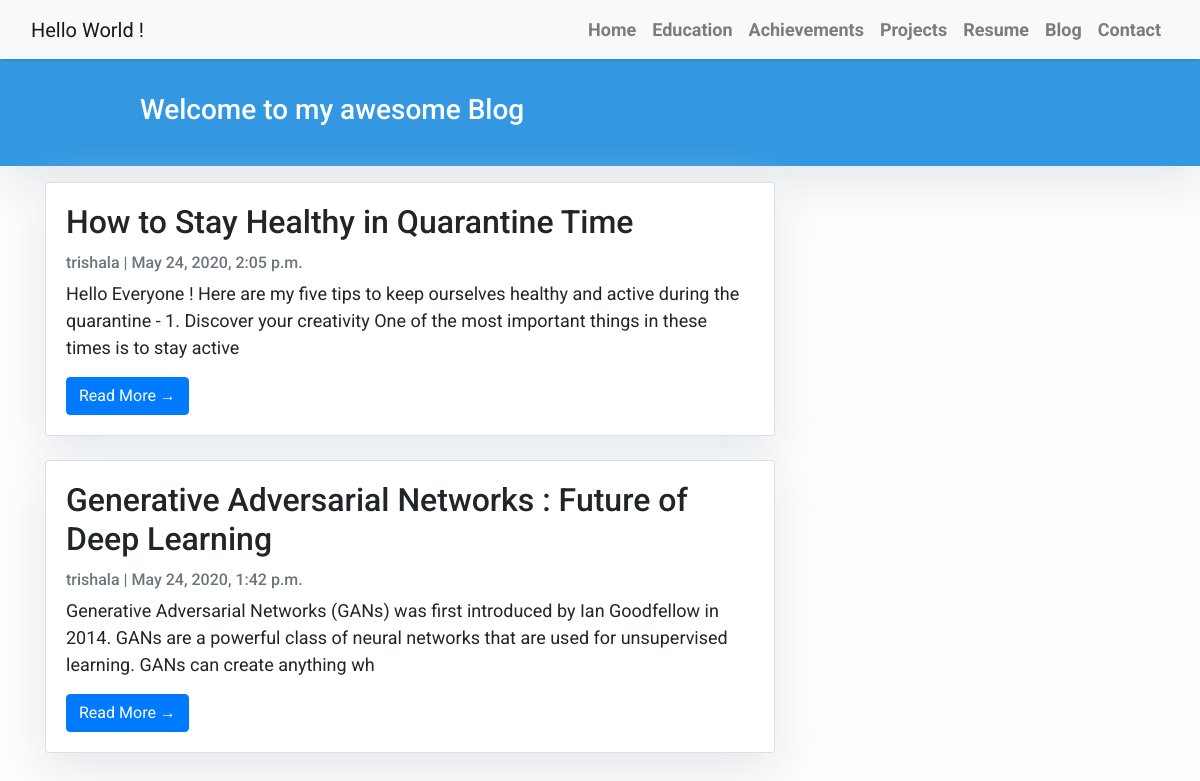
Screenshot of /blog/ with the database file from the repository.
### blog/models.py (models this page shows, shortened)
class Post(models.Model):
    title = models.CharField(max_length=200, unique=True)
    slug = models.SlugField(max_length=200, unique=True)
    author = models.ForeignKey(User, on_delete= models.CASCADE,related_name='blog_posts')
    updated_on = models.DateTimeField(auto_now= True)
    content = models.TextField()
    created_on = models.DateTimeField(auto_now_add=True)
    status = models.IntegerField(choices=STATUS, default=0)
    class Meta:
        ordering = ['-created_on']

### blog/views.py (the view)
# urls.py: path('blog/', views.PostList.as_view(), name='blog'),
class PostList(generic.ListView):
    queryset = Post.objects.filter(status=1).order_by("-created_on")
    template_name = "blog_index.html"
    paginate_by = 3

### templates/blog_index.html (shortened to what this page needs)
{% extends "base.html" %}
 {% block content %}
    <header class="masthead" >
            <div class="overlay">
            <div class="container">
              <div class="row">
                <div class=" col-md-8 col-md-10 mx-auto">
                  <div class="site-heading">
                    <h3 class=" site-heading my-4 mt-3 text-white"> Welcome to my awesome Blog </h3>
                </div>
                    </div>
                  </div>
                </div>
            </div>
              </header>
            <div class="container">
                <div class="row">
              <div class="col-md-8 mt-3 left">
                    {% for post in post_list %}
                <div class="card mb-4" >
                  <div class="card-body">
                    <h2 class="card-title">{{ post.title }}</h2>
                    <p class="card-text text-muted h6">{{ post.author }} | {{ post.created_on}} </p>
                    <p class="card-text">{{post.content|safe|slice:":200" }}</p>
                    <a href="{% url 'post_detail' post.slug  %}" class="btn btn-primary">Read More &rarr;</a>
                  </div>
                </div>
                {% endfor %}
            </div>
            </div>
        </div>
{%endblock%}

### templates/base.html (shortened to what this page needs)
<!DOCTYPE html>
<html>
  <head>
    <link
      rel="stylesheet"
      href="https://maxcdn.bootstrapcdn.com/bootstrap/4.0.0/css/bootstrap.min.css"
    />
  </head>
  <body>
    <nav class="navbar navbar-expand-lg navbar-light bg-light shadow" id="mainNav">
      <div class="container-fluid">
        <a class="navbar-brand" href="{% url 'home' %}" >Hello World !</a>
        <div class="collapse navbar-collapse" id="navbarResponsive">
          <ul class="navbar-nav ml-auto">
            <li class="nav-item text-black">
              <a
                class="nav-link text-black font-weight-bold"
                href="/"
                >Home</a
              >
            </li>
            <li class="nav-item text-black">
              <a
                class="nav-link text-black font-weight-bold"
                href="/education"
                >Education</a
              >
            </li>
			<li class="nav-item text-black">
              <a
                class="nav-link text-black font-weight-bold"
                href="/achievements"
                >Achievements</a
              >
            </li>
			<li class="nav-item text-black">
              <a
                class="nav-link text-black font-weight-bold"
                href="/projects"
                >Projects</a
              >
            </li>
			<li class="nav-item text-black">
              <a
                class="nav-link text-black font-weight-bold"
                href="/resume"
                >Resume</a
              >
            </li>
			<li class="nav-item text-black">
              <a
                class="nav-link text-black font-weight-bold"
                href="/blog"
                >Blog</a
              >
            </li>
            <li class="nav-item text-black">
              <a
                class="nav-link text-black font-weight-bold"
                href="/contact"
                >Contact</a
              >
            </li>
          </ul>
        </div>
      </div>
    </nav>
            {% block content %}{% endblock content %}
  </body>
</html>

### templates/base.html (style rules this page uses)
body { font-family: "Roboto", sans-serif; font-size: 17px; background-color: #fdfdfd; }
.shadow { box-shadow: 0 4px 2px -2px rgba(0,0,0,0.1); }
.masthead { background:#3398E1; height: auto; padding-bottom: 15px; box-shadow: 0 16px 48px #E3E7EB; padding-top: 10px; }

### templates/blog_index.html (style rules this page uses)
body { font-family: "Roboto", sans-serif; font-size: 18px; background-color: #fdfdfd; }
.card { box-shadow: 0 16px 48px #E3E7EB; }

### rows the page displays
Post: title "How to Stay Healthy in Quarantine Time", author "trishala", created_on "May 24, 2020, 2:05 p.m.", content "Hello Everyone ! Here are my five tips to keep ourselves healthy and active during the quarantine - 1. Discover your creativity One of the most important things in these times is to stay active"
Post: title "Generative Adversarial Networks : Future of Deep Learning", author "trishala", created_on "May 24, 2020, 1:42 p.m.", content "Generative Adversarial Networks (GANs) was first introduced by Ian Goodfellow in 2014. GANs are a powerful class of neural networks that are used for unsupervised learning. GANs can create anything wh"
